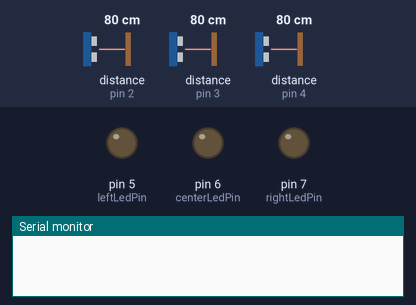
Bench run of a sketch on a simulated Arduino Uno, built with avr-gcc and run on an emulated ATmega328P. Parts: output pins drawn as LEDs (lit = HIGH), the last lines printed to the serial monitor. Wiring (inferred from the names in the program): 3 × ultrasonic range finder: trigger pin 2, echo pin 2 / trigger pin 3, echo pin 3 / trigger pin 4, echo pin 4. The test bench sets the inputs (shaded band); at power-on: distance to the obstacle (sensors on pin 2, pin 3, pin 4) 80 cm. The echo pulse lasts 58.3 µs per cm.

Above: at 1.2 s.
1.3 s: distance to the obstacle (sensor on pin 2) set to 23 cm
2.8 s: distance to the obstacle (sensor on pin 2) set to 18 cm
At 3.7 s:
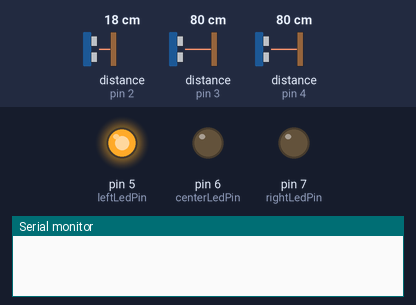
4.3 s: distance to the obstacle (sensor on pin 3) set to 22 cm
5.8 s: distance to the obstacle (sensor on pin 3) set to 18 cm
At 7.0 s:
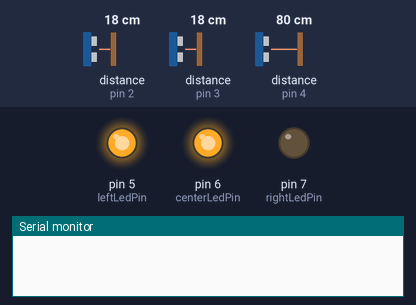
7.3 s: distance to the obstacle (sensor on pin 4) set to 23 cm
8.8 s: distance to the obstacle (sensor on pin 4) set to 19 cm
At 9.2 s:
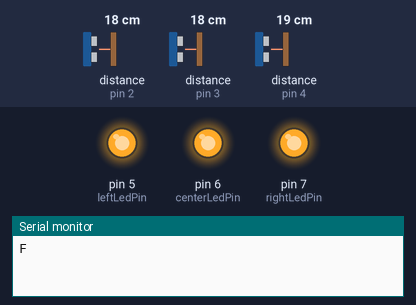
Timing chart, 0 to 11.3 s (numbered marks = the images above; inputs shaded):
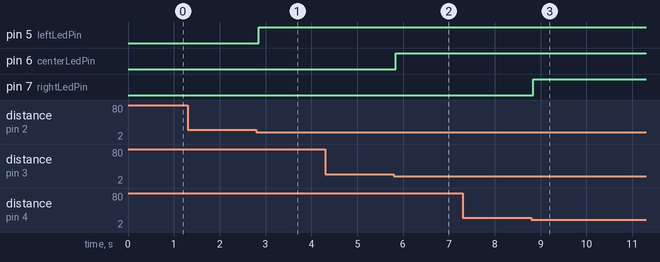

Measured:
- the behaviour switches between 21 and 20 cm on distance to the obstacle (sensor on pin 2) (found by bisection; images 0 and 1)
- the behaviour switches between 21 and 20 cm on distance to the obstacle (sensor on pin 3) (found by bisection; images 1 and 2)
- the behaviour switches between 21 and 20 cm on distance to the obstacle (sensor on pin 4) (found by bisection; images 2 and 3)
- after the input at 1.3 s, every drawn part: stays the same
- after the input at 2.8 s, pin 5 (leftLedPin): LOW → HIGH after 0.05 s
- after the input at 4.3 s, every drawn part: stays the same
- after the input at 5.8 s, pin 6 (centerLedPin): LOW → HIGH after 0.05 s
- after the input at 7.3 s, every drawn part: stays the same
- after the input at 8.8 s, pin 7 (rightLedPin): LOW → HIGH at once

The sketch:

detect_direction_of_hand_wave.ino
```cpp
  int slide = 0;

  boolean left = false;
  boolean center = false;
  boolean right = false;

  int leftPing = 2;
  int centerPing = 3;
  int rightPing = 4;

  int ledPin = 13;
  int leftLedPin = 5;
  int centerLedPin = 6;
  int rightLedPin = 7;

  const int maxD = 20; // cm; maximum hand distance

  long int lastTouch = -1; // ms
  int resetAfter = 2000; // ms
  int afterSlideDelay = 500; // ms; all slides ignored after successful slide
  int afterSlideOppositeDelay = 1500; // left slides ignored after successful right slide

  int SLIDELEFT_BEGIN     = -1; // Motion was detected from right
  int SLIDELEFT_TO_CENTER = -2; // Motion was detected from right to center

  int SLIDENONE = 0; // No motion detected

  int SLIDERIGHT_BEGIN     = 1; // Motion was detected from left
  int SLIDERIGHT_TO_CENTER = 2; // Motion was dtected from left to center

  void setup() {
    Serial.begin(9600); //bit/s
    pinMode(leftLedPin, OUTPUT);
    pinMode(centerLedPin, OUTPUT);
    pinMode(rightLedPin, OUTPUT);
  }

  void loop() {
    left = ping(leftPing, leftLedPin);
    center = ping(centerPing, centerLedPin);
    right = ping(rightPing, rightLedPin);

    if (left || center || right) {
      lastTouch = millis();
    }

    if (millis() - lastTouch > resetAfter) {
      slide = 0;
      digitalWrite(ledPin, LOW);
      // Serial.println("Reset slide and timer.");
    }

    if(slide >= SLIDENONE) { // only if we are not already in opposite move
      if ( left && (!right) )
        slide = SLIDERIGHT_BEGIN;
      if ( center && (slide == SLIDERIGHT_BEGIN))
        slide = SLIDERIGHT_TO_CENTER;
      if ( right && (slide == SLIDERIGHT_TO_CENTER))
        slideNow('R');
    }

    if(slide <= SLIDENONE) { // only if we are not already in opposite move
      if ( right && (!left) )
        slide = SLIDELEFT_BEGIN;
      if ( center && (slide == SLIDELEFT_BEGIN))
        slide = SLIDELEFT_TO_CENTER;
      if ( left && (slide == SLIDELEFT_TO_CENTER))
        slideNow('L');
    }

    delay(50);
  }

  boolean ping(int pingPin, int ledPin)
  {
    int d = getDistance(pingPin); // cm
    boolean pinActivated = false;
    if (d < maxD) {
      digitalWrite(ledPin, HIGH);
      pinActivated = true;
    } else {
      digitalWrite(ledPin, LOW);
      pinActivated = false;
    }
    return pinActivated;
  }

  int getDistance(int pingPin)
  {
    long duration, inches, cm;

    pinMode(pingPin, OUTPUT);
    digitalWrite(pingPin, LOW);
    delayMicroseconds(2);
    digitalWrite(pingPin, HIGH);
    delayMicroseconds(5);
    digitalWrite(pingPin, LOW);

    pinMode(pingPin, INPUT);
    duration = pulseIn(pingPin, HIGH);

    //inches = microsecondsToInches(duration);
    cm = microsecondsToCentimeters(duration);

    //return(inches);
    return(cm);
  }

  void slideNow(char direction) {
    if ('R' == direction)
      Serial.println("F");
    if ('L' == direction)
      Serial.println("B");
    digitalWrite(ledPin, HIGH);
    delay(afterSlideDelay);
    slide = SLIDENONE;
  }

  long microsecondsToInches(long microseconds)
  {
    return microseconds / 74 / 2;
  }

  long microsecondsToCentimeters(long microseconds)
  {
    return microseconds / 29 / 2;
  }
```
